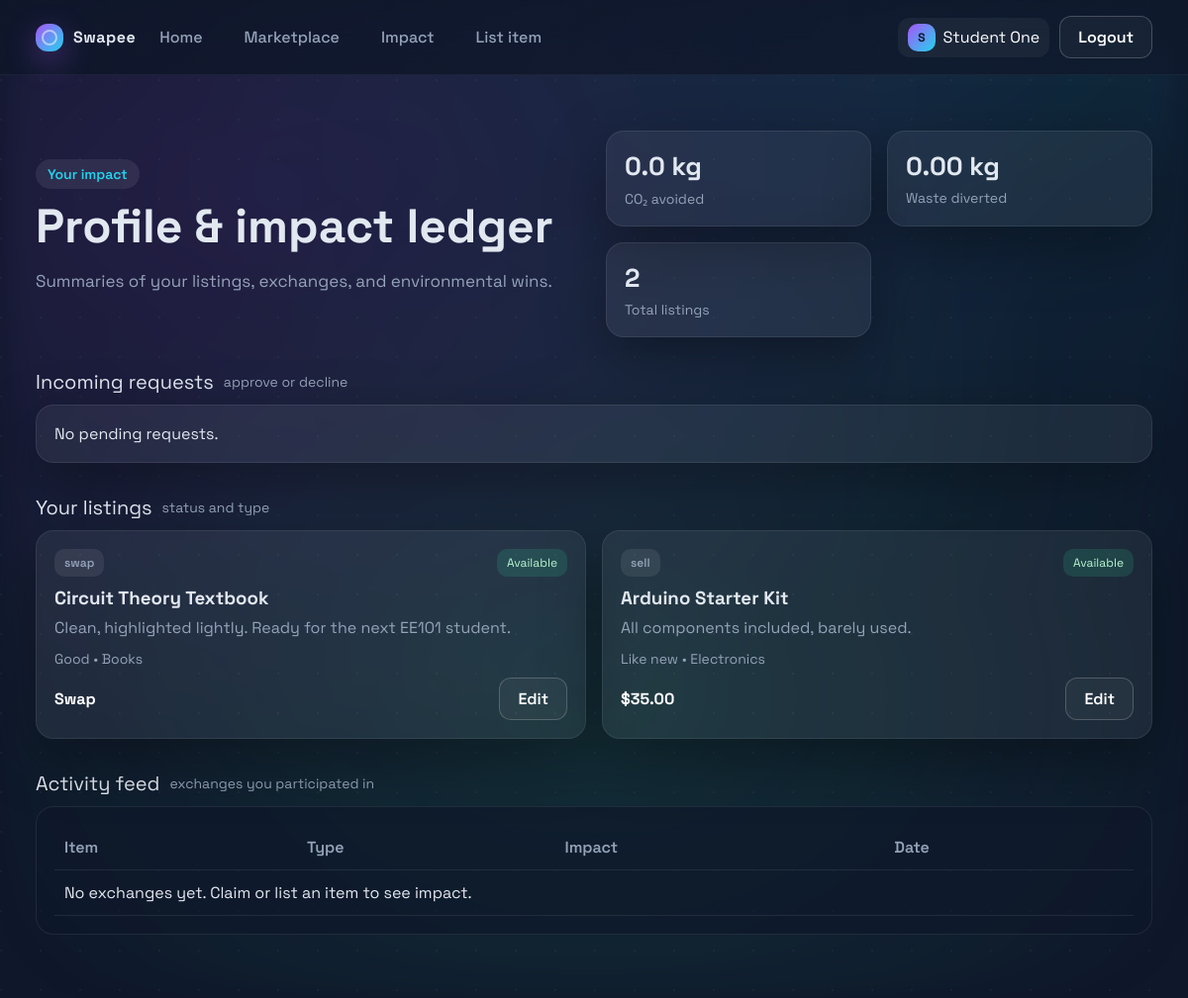
The app's page /profile.php (signed in) with its own data.
### tables this page shows
CREATE TABLE users (
    id INT AUTO_INCREMENT PRIMARY KEY,
    name VARCHAR(120) NOT NULL,
    email VARCHAR(190) NOT NULL UNIQUE,
    password VARCHAR(255) NOT NULL,
    role ENUM('user', 'admin') NOT NULL DEFAULT 'user',
    bio VARCHAR(255),
    avatar_url VARCHAR(255),
    impact_co2 DECIMAL(10,2) NOT NULL DEFAULT 0,
    impact_waste DECIMAL(10,2) NOT NULL DEFAULT 0,
    created_at TIMESTAMP DEFAULT CURRENT_TIMESTAMP
);

CREATE TABLE items (
    id INT AUTO_INCREMENT PRIMARY KEY,
    user_id INT NOT NULL,
    title VARCHAR(150) NOT NULL,
    description TEXT,
    category VARCHAR(80),
    item_condition VARCHAR(50),
    listing_type ENUM('swap', 'donate', 'sell') NOT NULL DEFAULT 'swap',
    price DECIMAL(10,2) DEFAULT 0,
    status ENUM('available', 'reserved', 'completed') NOT NULL DEFAULT 'available',
    image_url VARCHAR(255),
    created_at TIMESTAMP DEFAULT CURRENT_TIMESTAMP,
    CONSTRAINT fk_items_user FOREIGN KEY (user_id) REFERENCES users(id) ON DELETE CASCADE
);

### includes/auth.php (called while the page is built, shortened)
<?php
function current_user(): ?array
{
    $db = get_db();
    $stmt = $db->prepare('SELECT id, name, email, role, impact_co2, impact_waste, bio, avatar_url FROM users WHERE id = ? LIMIT 1');
    $stmt->bind_param('i', $_SESSION['user_id']);
    $stmt->execute();
    $result = $stmt->get_result();
    $user = $result->fetch_assoc();
    return $user ?: null;
}
function sanitize(?string $value): string
{
    return htmlspecialchars((string) $value, ENT_QUOTES, 'UTF-8');
}

### public/profile.php (the view, shortened to what this page needs)
<?php
require_once __DIR__ . '/../includes/header.php';
$user = current_user();
$db = get_db();
$stmt = $db->prepare('SELECT COUNT(*) AS total FROM items WHERE user_id = ?');
$stmt->bind_param('i', $user['id']);
$stmt->execute();
$counts = $stmt->get_result()->fetch_assoc();
$tx = [];
$myItems = [];
$stmt = $db->prepare('SELECT * FROM items WHERE user_id = ? ORDER BY created_at DESC');
$stmt->bind_param('i', $user['id']);
$stmt->execute();
$res = $stmt->get_result();
while ($row = $res->fetch_assoc()) {
    $myItems[] = $row;
}
$pendingIncoming = [];
render_header('Profile', $user, 'profile');
?>
<section class="hero">
    <div>
        <div class="pill">Your impact</div>
        <h1 class="headline">Profile &amp; impact ledger</h1>
        <p class="lede">Summaries of your listings, exchanges, and environmental wins.</p>
    </div>
    <div class="grid">
        <div class="card stat">
            <div class="value"><?php echo number_format((float) $user['impact_co2'], 1); ?> kg</div>
            <div class="label">CO₂ avoided</div>
        </div>
        <div class="card stat">
            <div class="value"><?php echo number_format((float) $user['impact_waste'], 2); ?> kg</div>
            <div class="label">Waste diverted</div>
        </div>
        <div class="card stat">
            <div class="value"><?php echo (int) ($counts['total'] ?? 0); ?></div>
            <div class="label">Total listings</div>
        </div>
    </div>
</section>
<section>
    <div class="section-title">Incoming requests <span>approve or decline</span></div>
    <div class="grid">
        <?php if (!$pendingIncoming): ?>
            <div class="card">No pending requests.</div>
        <?php endif; ?>
    </div>
</section>
<section>
    <div class="section-title">Your listings <span>status and type</span></div>
    <div class="grid">
        <?php foreach ($myItems as $item): ?>
            <div class="card item-card">
                <div class="meta">
                    <span class="badge"><?php echo sanitize($item['listing_type']); ?></span>
                    <span class="status <?php echo sanitize($item['status']); ?>"><?php echo sanitize($item['status']); ?></span>
                </div>
                <h3><?php echo sanitize($item['title']); ?></h3>
                <p><?php echo sanitize($item['description']); ?></p>
                <div class="tagline"><?php echo sanitize($item['item_condition']); ?> • <?php echo sanitize($item['category']); ?></div>
                <div class="item-footer" style="margin-top:10px;">
                    <span class="price"><?php echo $item['listing_type'] === 'sell' ? '$' . number_format($item['price'], 2) : ucfirst($item['listing_type']); ?></span>
                    <a class="btn ghost" href="edit-item.php?id=<?php echo (int) $item['id']; ?>">Edit</a>
                </div>
            </div>
        <?php endforeach; ?>
    </div>
</section>
<section>
    <div class="section-title">Activity feed <span>exchanges you participated in</span></div>
    <div class="panel">
        <table class="table">
            <thead>
                <tr>
                    <th>Item</th>
                    <th>Type</th>
                    <th>Impact</th>
                    <th>Date</th>
                </tr>
            </thead>
            <tbody>
                <?php if (!$tx): ?>
                    <tr><td colspan="4">No exchanges yet. Claim or list an item to see impact.</td></tr>
                <?php endif; ?>
            </tbody>
        </table>
    </div>
</section>
<?php render_footer(); ?>

### includes/header.php (shortened to what this page needs)
<?php
require_once __DIR__ . '/auth.php';
function render_header(string $title, ?array $user = null, string $pageKey = ''): void
{
    $assetPrefix = '../';
    ?>
<!DOCTYPE html>
<html lang="en">
<head>
    <link rel="stylesheet" href="<?php echo $assetPrefix; ?>assets/css/style.css">
</head>
<body class="page-<?php echo sanitize($pageKey); ?>">
    <div class="bg-grid"></div>
    <div class="bg-gradient"></div>
    <header class="topbar">
        <div class="logo-mark">
            <span class="spark"></span>
            <span>Swapee</span>
        </div>
        <nav class="nav-links">
            <a href="index.php">Home</a>
            <a href="dashboard.php">Marketplace</a>
            <a href="profile.php">Impact</a>
            <a href="post-item.php">List item</a>
        </nav>
        <div class="nav-actions">
            <?php if ($user): ?>
                <a class="user-chip" href="profile.php" title="View profile">
                    <span class="badge"><?php echo strtoupper(substr($user['name'], 0, 1)); ?></span>
                    <span class="user-name"><?php echo sanitize($user['name']); ?></span>
                </a>
                <a class="btn ghost" href="logout.php">Logout</a>
            <?php else: ?>
                <a class="btn ghost" href="login.php">Login</a>
                <a class="btn primary" href="register.php">Get started</a>
            <?php endif; ?>
        </div>
    </header>
    <main class="page">
    <?php
}
function render_footer(): void
{
    ?>
    </main>
</body>
</html>
<?php
}

### records on screen
users: name "S", name "Student One", impact_co2 "0.0", impact_waste "0.00"
items: listing_type "swap", status "Available", title "Circuit Theory Textbook", description "Clean, highlighted lightly. Ready for the next EE101 student.", item_condition "Good", category "Books", listing_type "Swap"
items: listing_type "sell", status "Available", title "Arduino Starter Kit", description "All components included, barely used.", item_condition "Like new", category "Electronics", price "35.00"

### other values on screen
$counts['total'] "2"
